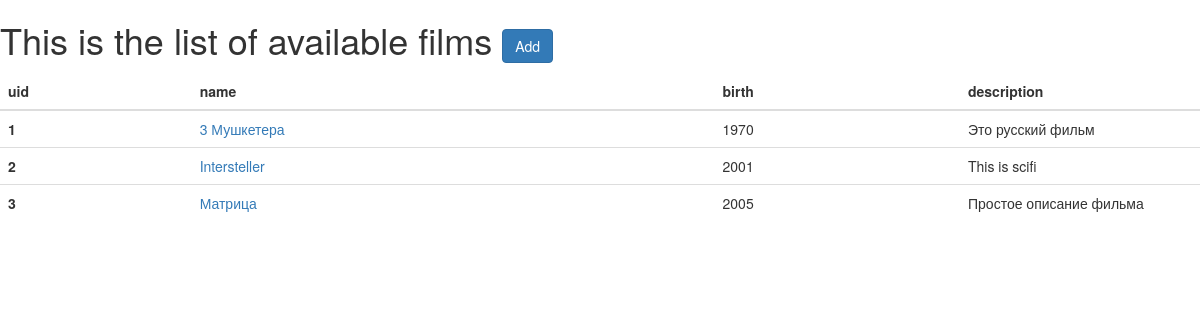
/films/, run on the app's committed database.
### models.py (models this page shows, shortened)
class Film(db.Model):
    __tablename__ = "Film"
    uid = db.Column(db.Integer, primary_key=True, autoincrement=True)
    name = db.Column(db.String(50))
    birth = db.Column(db.Integer)
    description = db.Column(db.String(150))
    people = db.relationship("Person_Film_Role", back_populates="film")
    countries = db.relationship("Film_Country", back_populates="film")
    def columns(self):
        return [prop.key for prop in class_mapper(self.__class__).iterate_properties
                if isinstance(prop, ColumnProperty)]

### views.py (the view)
@app.route('/films/', methods=["GET"])
def films():
    films = Film.query.order_by("uid").all()
    return render_template("films.html", films=films, obj=Film())

### templates/films.html (shortened to what this page needs)
{% extends "bootstrap/base.html" %}
{% block styles %}
{{super()}}
{% endblock %}
{% block content %}
<h1>This is the list of available films
<a href="/film/add/">
    <button type="button" class="btn btn-primary">Add</button>
</a></h1>
<table class="table table-hover">
  <thead class="thead-dark">
    <tr>
            {% for field in obj.columns() %}
            <th scope="col"> {{ field }} </th>
            {% endfor %}
    </tr>
  </thead>
  <tbody>
  {% for film in films %}
    <tr>
        <th scope="row" >{{ film.uid }} </th>
        <td><a href="/films/{{ film.uid }}/"> {{ film.name }} </a> </td>
        <td>{{ film.birth }}</td>
        <td width="240px"><div class="scrollable">{{ film.description }}</div></td>
    </tr>
{% endfor %}
  </tbody>
</table>
{% endblock %}

### templates/films.html (style rules this page uses)
div.scrollable { width: 100%; height: 100%; margin: 0; padding: 0; overflow: scroll; }

### data on the page
Film: uid "1", name "3 Мушкетера", birth "1970", description "Это русский фильм"
Film: uid "2", name "Intersteller", birth "2001", description "This is scifi"
Film: uid "3", name "Матрица", birth "2005", description "Простое описание фильма"

### other printed values
{{ field }} "uid" "name" "birth" "description"
